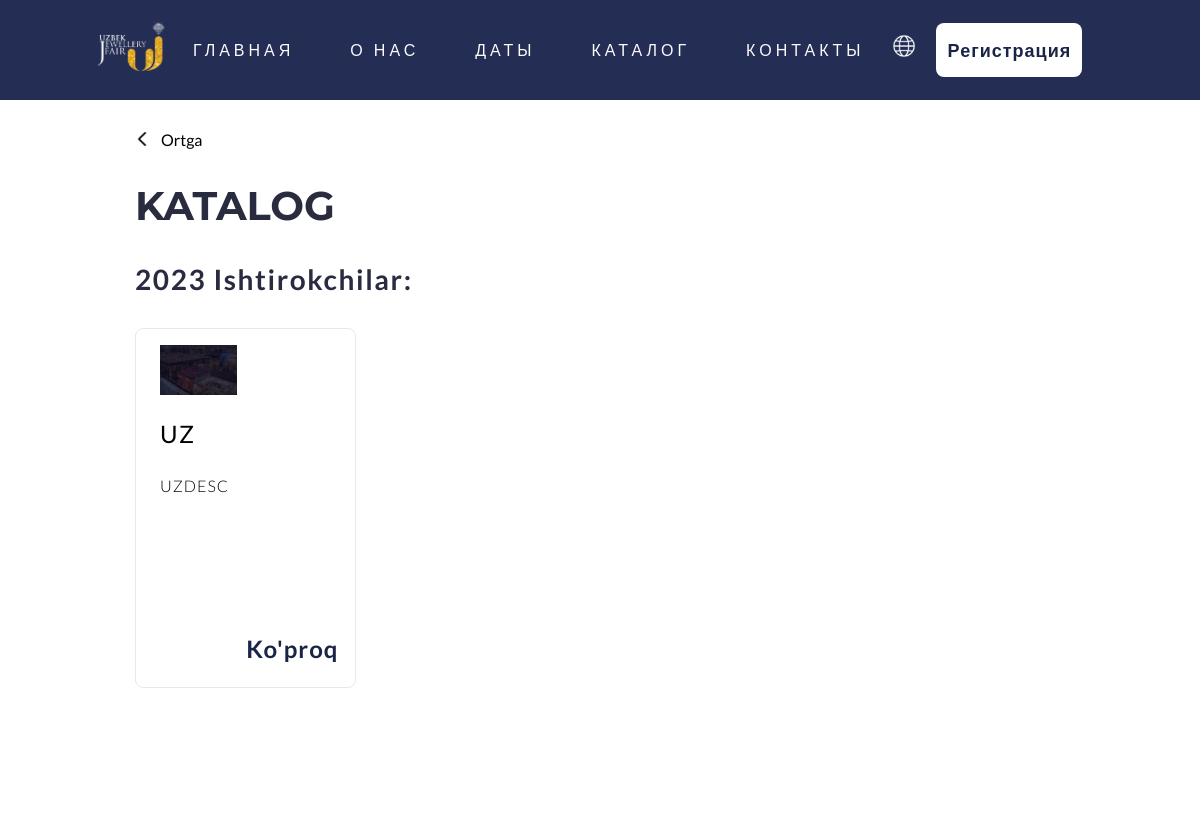
The page /uz/catalog (upper part) on the database as committed earlier.
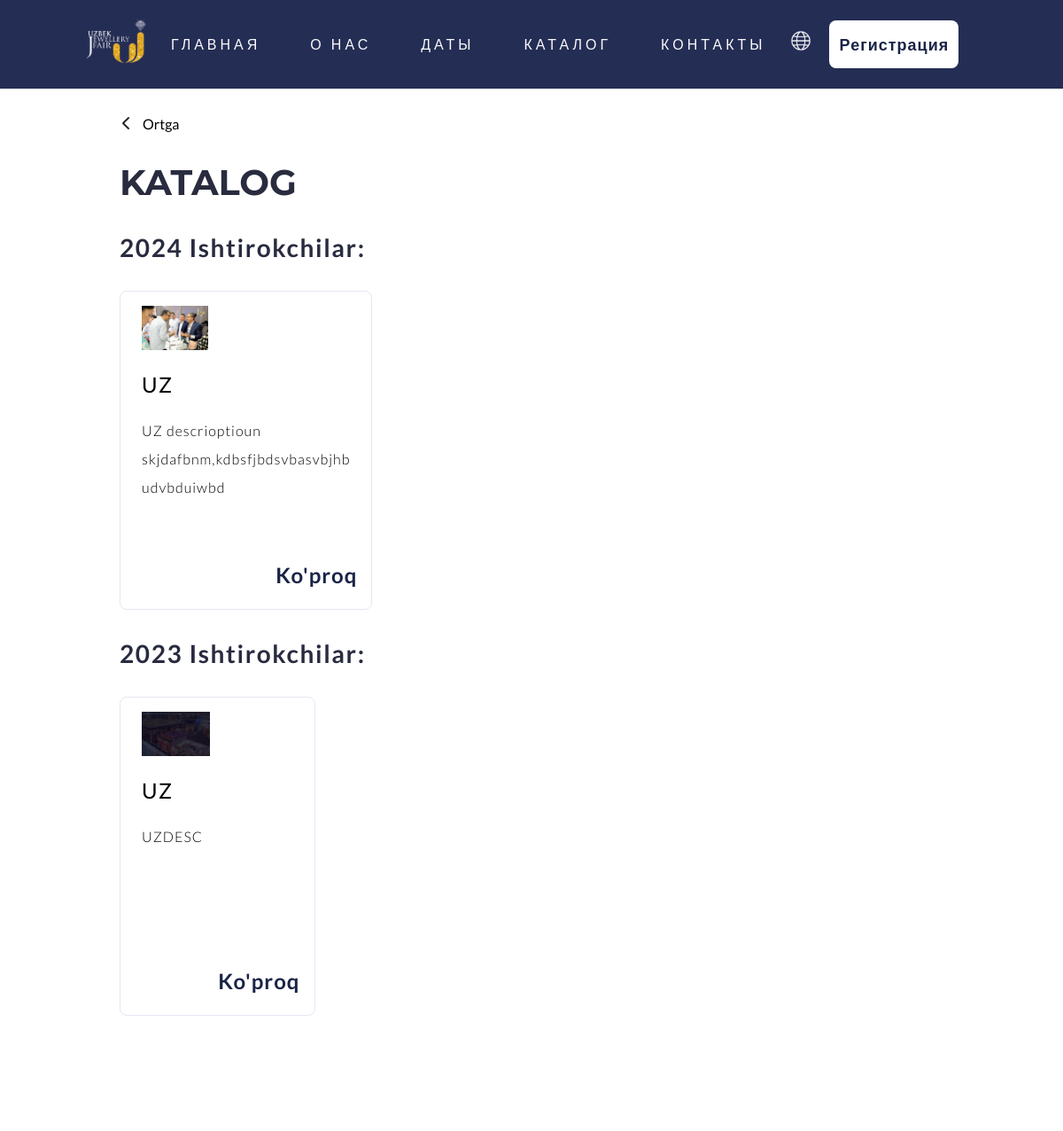
The same page on the database as committed later.
### app.py (models this page shows, shortened)
class Card(db.Model):
    id = db.Column(db.Integer, primary_key=True)
    year = db.Column(db.String(10))
    title_en = db.Column(db.String(100))
    description_en = db.Column(db.String(500))
    title_ru = db.Column(db.String(100))
    description_ru = db.Column(db.String(500))
    title_uz = db.Column(db.String(100))
    description_uz = db.Column(db.String(500))
    image_filename = db.Column(db.String(255))  # This will store the filename of the image

### app.py (the view)
@app.route('/uz/catalog')
def uz_catalog():
    cards = Card.query.order_by(Card.year.desc()).all()
    cards_by_year = {}
    for card in cards:
        if card.year not in cards_by_year:
            cards_by_year[card.year] = []
        cards_by_year[card.year].append({
            'id': card.id,
            'title': card.title_uz,
            'description': card.description_uz,
            'image_filename': card.image_filename
        })
    return render_template('./uz/catalog.html', cards_by_year=cards_by_year)

### templates/uz/catalog.html
{% extends "./ru/layout.html" %} {% from "macros.html" import heading %} {%
block body %}
<div class="catalog-section">
  {{ heading('KATALOG', '/uz', 'Ortga') }} {% for year, cards in
  cards_by_year.items() %}
  <div class="year-section">
    <p class="catalog-title">{{ year }} Ishtirokchilar:</p>
    <div class="catalog-card-box">
      {% for card in cards %}
      <div class="catalog-card">
        <img
          src="{{ url_for('static', filename='images/uploads/' + card.image_filename) }}"
          alt="{{ card.title }}"
        />
        <p class="card-title">{{ card.title }}</p>
        <p class="card-info">{{ card.description }}</p>
        <a
          class="card-btn"
          href="{{ url_for('uz_company_detail', card_id=card.id) }}"
          >Ko'proq</a
        >
      </div>
      {% endfor %}
    </div>
  </div>
  {% endfor %}
</div>
{% endblock %}

Rows that differ between the two databases and show on the page:
added Card: year "2024", image_filename (picture), title "UZ", description "UZ descrioptioun skjdafbnm,kdbsfjbdsvbasvbjhb udvbduiwbd"
